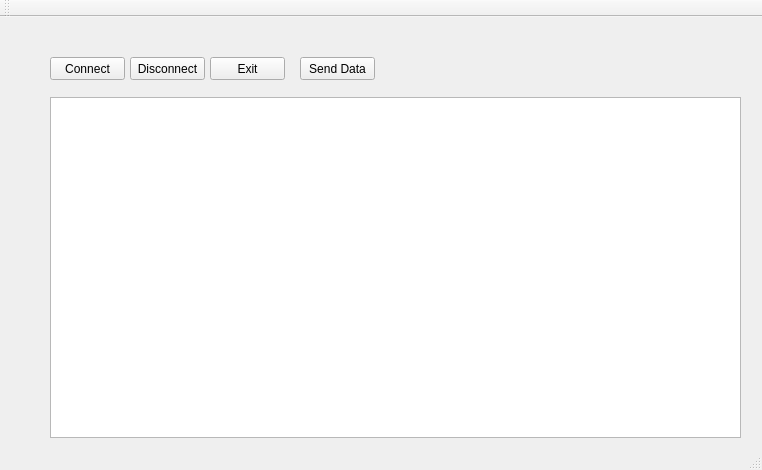
<?xml version="1.0" encoding="UTF-8"?>
<ui version="4.0">
 <class>MainWindow</class>
 <widget class="QMainWindow" name="MainWindow">
  <property name="geometry">
   <rect>
    <x>0</x>
    <y>0</y>
    <width>762</width>
    <height>470</height>
   </rect>
  </property>
  <property name="windowTitle">
   <string>MainWindow</string>
  </property>
  <widget class="QWidget" name="centralWidget">
   <widget class="QPushButton" name="pushButton">
    <property name="geometry">
     <rect>
      <x>50</x>
      <y>40</y>
      <width>75</width>
      <height>23</height>
     </rect>
    </property>
    <property name="text">
     <string>Connect</string>
    </property>
   </widget>
   <widget class="QPushButton" name="pushButton_2">
    <property name="geometry">
     <rect>
      <x>130</x>
      <y>40</y>
      <width>75</width>
      <height>23</height>
     </rect>
    </property>
    <property name="text">
     <string>Disconnect</string>
    </property>
   </widget>
   <widget class="QPushButton" name="pushButton_3">
    <property name="geometry">
     <rect>
      <x>210</x>
      <y>40</y>
      <width>75</width>
      <height>23</height>
     </rect>
    </property>
    <property name="text">
     <string>Exit</string>
    </property>
   </widget>
   <widget class="QPushButton" name="pushButton_4">
    <property name="geometry">
     <rect>
      <x>300</x>
      <y>40</y>
      <width>75</width>
      <height>23</height>
     </rect>
    </property>
    <property name="text">
     <string>Send Data</string>
    </property>
   </widget>
   <widget class="QPlainTextEdit" name="edtLog">
    <property name="geometry">
     <rect>
      <x>50</x>
      <y>80</y>
      <width>691</width>
      <height>341</height>
     </rect>
    </property>
   </widget>
  </widget>
  <widget class="QMenuBar" name="menuBar">
   <property name="geometry">
    <rect>
     <x>0</x>
     <y>0</y>
     <width>762</width>
     <height>19</height>
    </rect>
   </property>
  </widget>
  <widget class="QToolBar" name="mainToolBar">
   <attribute name="toolBarArea">
    <enum>TopToolBarArea</enum>
   </attribute>
   <attribute name="toolBarBreak">
    <bool>false</bool>
   </attribute>
  </widget>
  <widget class="QStatusBar" name="statusBar"/>
 </widget>
 <layoutdefault spacing="6" margin="11"/>
 <resources/>
 <connections/>
</ui>
